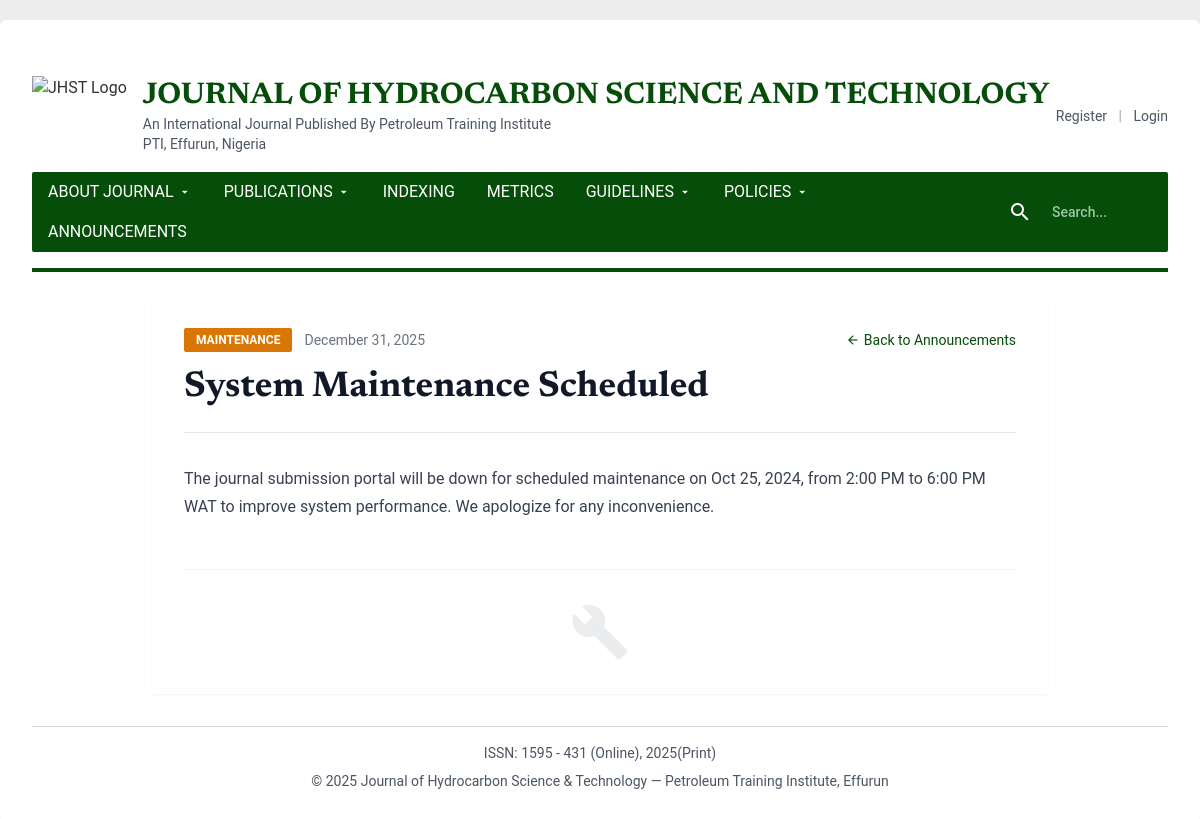
The page /announcements/3/ on the database its author committed.
### journal/models.py (models this page shows, shortened)
class Announcement(models.Model):
    CATEGORY_CHOICES = [
        ('news', 'News'),
        ('call_for_papers', 'Call for Papers'),
        ('maintenance', 'Maintenance'),
        ('general', 'General'),
    ]
    title = models.CharField(max_length=255)
    short_description = models.TextField(max_length=500)
    content = models.TextField()
    category = models.CharField(max_length=20, choices=CATEGORY_CHOICES, default='general')
    image = models.ImageField(upload_to='announcements/', blank=True, null=True)
    date_created = models.DateTimeField(default=timezone.now)
    is_active = models.BooleanField(default=True)
    class Meta:
        ordering = ['-date_created']
    @property
    def icon_name(self):
        icons = {
            'news': 'groups',
            'call_for_papers': 'campaign',
            'maintenance': 'build',
            'general': 'info',
        }
        return icons.get(self.category, 'info')
    @property
    def badge_class(self):
        if self.category == 'call_for_papers':
            return 'bg-primary text-white'
        elif self.category == 'news':
            return 'bg-blue-600 text-white'
        elif self.category == 'maintenance':
            return 'bg-amber-600 text-white'
        return 'bg-gray-600 text-white'

### journal/views.py (the view)
# urls.py: path('announcements/<int:announcement_id>/', views.announcement_detail, name='announcement_detail'),
def announcement_detail(request, announcement_id):
    announcement = get_object_or_404(Announcement, id=announcement_id)
    return render(request, 'journal/announcement_detail.html', {'announcement': announcement})

### templates/journal/announcement_detail.html (shortened to what this page needs)
{% extends 'base.html' %} {% block content %}
<section class="max-w-4xl mx-auto space-y-8">
  <div class="bg-card-light dark:bg-card-dark p-8 rounded shadow-sm">
    <div class="mb-8 border-b border-border-light dark:border-border-dark pb-6">
      <div class="flex items-center gap-3 mb-4">
        <span
          class="px-3 py-1 text-xs font-bold rounded uppercase {{ announcement.badge_class }}"
        >
          {{ announcement.get_category_display }}
        </span>
        <span class="text-sm text-gray-500"
          >{{ announcement.date_created|date:"F d, Y" }}</span
        >
        <a
          href="{% url 'announcements' %}"
          class="ml-auto text-sm text-primary hover:underline flex items-center"
        >
          <span class="material-icons text-sm mr-1">arrow_back</span>
          Back to Announcements
        </a>
      </div>
      <h1
        class="text-3xl md:text-4xl font-display font-bold text-gray-900 dark:text-gray-100"
      >
        {{ announcement.title }}
      </h1>
    </div>
    <div
      class="prose dark:prose-invert max-w-none text-gray-700 dark:text-gray-300"
    >
      {{ announcement.content|safe|linebreaks }}
    </div>
    {% if not announcement.image %}
    <div
      class="mt-12 pt-8 border-t border-gray-100 dark:border-gray-800 flex items-center justify-center text-gray-400"
    >
      <div class="flex flex-col items-center">
        <span class="material-icons text-6xl opacity-20"
          >{{ announcement.icon_name }}</span
        >
      </div>
    </div>
    {% endif %}
  </div>
</section>
{% endblock %}

### templates/base.html (style rules this page uses)
body { background-color: #ededed !important; }

### rows shown on the page
Announcement: category "MAINTENANCE", date_created "December 31, 2025", title "System Maintenance Scheduled", content "The journal submission portal will be down for scheduled maintenance on Oct 25, 2024, from 2:00 PM to 6:00 PM WAT to improve system performance. We apologize for any inconvenience."
